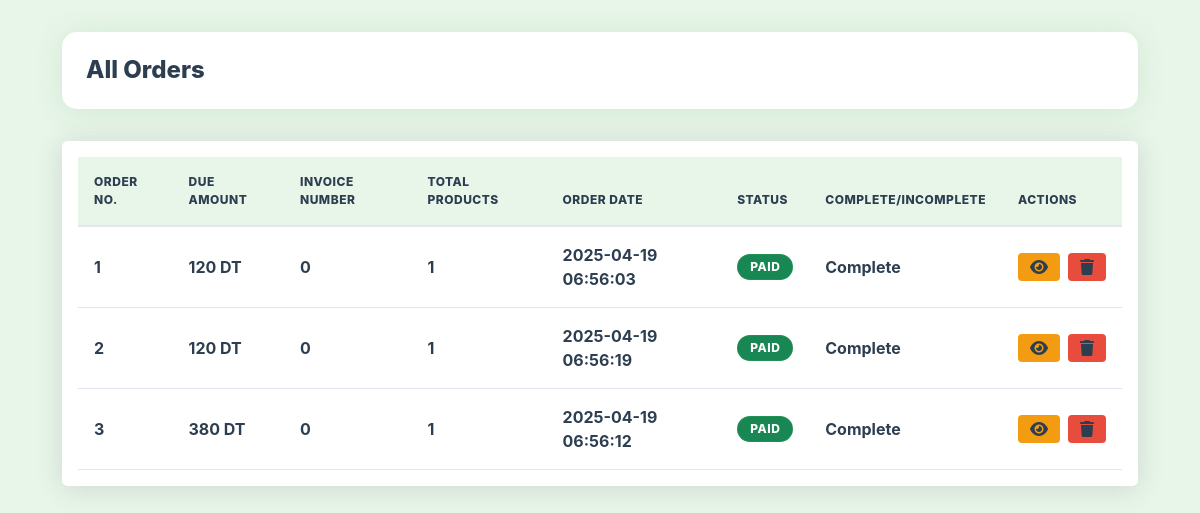
Screenshot of /admin/list_orders.php with the database file from the repository.
### tables this page shows
CREATE TABLE `user_orders` (
  `order_id` int(11) NOT NULL,
  `user_id` int(11) NOT NULL,
  `amount_due` int(255) NOT NULL,
  `invoice_number` int(255) NOT NULL,
  `total_products` int(255) NOT NULL,
  `order_date` timestamp NOT NULL DEFAULT current_timestamp() ON UPDATE current_timestamp(),
  `order_status` varchar(255) NOT NULL,
  `payment_method` varchar(50) NOT NULL
);

### admin/list_orders.php (the view, shortened to what this page needs)
<!DOCTYPE html>
<html lang="en">
<head>
    <link href="https://cdn.jsdelivr.net/npm/bootstrap@5.3.2/dist/css/bootstrap.min.css" rel="stylesheet">
    <link rel="stylesheet" href="https://cdnjs.cloudflare.com/ajax/libs/font-awesome/6.4.0/css/all.min.css">
    <link rel="stylesheet" href="styleadmin.css">
</head>
<body>
    <div class="container page-container">
        <div class="page-header">
            <h2 class="page-title">All Orders</h2>
        </div>
        <div class="table-responsive">
            <table class="table table-hover">
                <thead class="table-dark">
                    <?php
                    $get_order_query = "SELECT * FROM `user_orders`";
                    $get_order_result = mysqli_query($con, $get_order_query);
                    $row_count = mysqli_num_rows($get_order_result);
                    if($row_count > 0){
                        echo "
                        <tr>
                            <th>Order No.</th>
                            <th>Due Amount</th>
                            <th>Invoice Number</th>
                            <th>Total Products</th>
                            <th>Order Date</th>
                            <th>Status</th>
                            <th>Complete/Incomplete</th>
                            <th>Actions</th>
                        </tr>
                        ";
                    }
                    ?>
                </thead>
                <tbody>
                    <?php
                    if ($row_count == 0) {
                        echo "<tr><td colspan='8' class='text-center py-4'>No orders found</td></tr>";
                    } else {
                        $id_number = 1;
                        while ($row_fetch_orders = mysqli_fetch_array($get_order_result)) {
                            $order_id = $row_fetch_orders['order_id'];
                            $amount_due = $row_fetch_orders['amount_due'];
                            $invoice_number = $row_fetch_orders['invoice_number'];
                            $total_products = $row_fetch_orders['total_products'];
                            $order_date = $row_fetch_orders['order_date'];
                            $order_status = $row_fetch_orders['order_status'];
                            $order_complete = $row_fetch_orders['order_status'] == 'paid' ? 'Complete' : 'Incomplete';
                            $status_badge_class = $order_status == 'paid' ? 'bg-success' : 'bg-warning text-dark';
                            echo "
                            <tr>
                                <td>$id_number</td>
                                <td>$amount_due DT</td>
                                <td>$invoice_number</td>
                                <td>$total_products</td>
                                <td>$order_date</td>
                                <td><span class='badge $status_badge_class'>$order_status</span></td>
                                <td>$order_complete</td>
                                <td>
                                    <div class='d-flex gap-2'>
                                        <button class='btn btn-action btn-view' data-bs-toggle='modal' data-bs-target='#viewModal_$order_id'>
                                            <i class='fas fa-eye'></i>
                                        </button>
                                        <button class='btn btn-action btn-delete' data-bs-toggle='modal' data-bs-target='#deleteModal_$order_id'>
                                            <i class='fas fa-trash'></i>
                                        </button>";
                            echo "
                                    </div>
                                    <div class='modal fade' id='viewModal_$order_id' tabindex='-1' aria-labelledby='viewModal_$order_id.Label' aria-hidden='true'>
                                        <div class='modal-dialog modal-dialog-centered modal-lg'>
                                            <div class='modal-content'>
                                                    <h5 class='modal-title' id='viewModal_$order_id.Label'>Order Details</h5>
                                                <div class='modal-body'>
                                                            <p><strong>Order ID:</strong> $order_id</p>
                                                            <p><strong>Invoice Number:</strong> $invoice_number</p>
                                                            <p><strong>Order Date:</strong> $order_date</p>
                                                            <p><strong>Amount Due:</strong> $amount_due DT</p>
                                                            <p><strong>Total Products:</strong> $total_products</p>
                                                            <p><strong>Status:</strong> <span class='badge $status_badge_class'>$order_status</span></p>
                                                    <div class='table-responsive'>
                                                        <table class='table table-sm table-bordered'>
                                                            <tbody>";
                            echo "
                                                            </tbody>
                                                        </table>
                                                    </div>
                                                </div>
                                                <div class='modal-footer'>
                                                    <button type='button' class='btn btn-secondary' data-bs-dismiss='modal'>Close</button>";
                            echo "
                                                </div>
                                            </div>
                                        </div>
                                    </div>
                                    <div class='modal fade' id='deleteModal_$order_id' tabindex='-1' aria-labelledby='deleteModal_$order_id.Label' aria-hidden='true'>
                                        <div class='modal-dialog modal-dialog-centered'>
                                            <div class='modal-content'>
                                                <div class='modal-body'>
                                                    <div class='text-center mb-4'>
                                                        <i class='fas fa-exclamation-circle text-danger' style='font-size: 3rem;'></i>
                                                    </div>
                                                    <h4 class='text-center mt-3'>Are you sure you want to delete this order?</h4>
                                                    <p class='text-center text-muted'>Order #$id_number with invoice number <strong>$invoice_number</strong></p>
                                                    <p class='text-center text-muted'>This action cannot be undone.</p>
                                                    <div class='d-flex justify-content-center gap-3 mt-4'>
                                                        <button type='button' class='btn btn-secondary' data-bs-dismiss='modal'>Cancel</button>
                                                        <a href='index.php?delete_order=$order_id' class='btn btn-danger'>Delete</a>
                                                    </div>
                                                </div>
                                            </div>
                                        </div>
                                    </div>
                                </td>
                            </tr>
                            ";
                            $id_number++;
                        }
                    }
                    ?>
                </tbody>
            </table>
        </div>
    </div>
</body>
</html>

### admin/styleadmin.css (style rules this page uses)
:root { --primary-color: #4CAF50; --secondary-color: #45a049; --dark-color: #2c3e50; --light-color: #e8f5e9; --danger-color: #e74c3c; --warning-color: #f39c12; --sidebar-color: #4CAF50; --sidebar-hover: #45a049; --navbar-color: #4CAF50; --navbar-hover: #45a049; --card-shadow: 0 0.15rem 1.75rem 0 rgba(76, 175, 80, 0.15); --transition: all 0.3s ease; --blur-effect: blur(10px); }
body { background-color: var(--light-color); font-family: 'Nunito', -apple-system, BlinkMacSystemFont, 'Segoe UI', Roboto, 'Helvetica Neue', Arial, sans-serif; font-weight: 700; color: var(--dark-color); }
.table { margin-bottom: 0; }
.table th { background-color: var(--light-color); border-bottom: 2px solid #e3e6f0; font-weight: 800; color: var(--dark-color); text-transform: uppercase; font-size: 0.75rem; letter-spacing: 0.5px; padding: 1rem; }
.table td { vertical-align: middle; padding: 1rem; color: var(--dark-color); font-weight: 700; border-bottom: 1px solid #e3e6f0; }
.badge { padding: 0.5em 1em; border-radius: 50px; font-weight: 800; font-size: 0.75rem; text-transform: uppercase; letter-spacing: 0.5px; background: rgba(255, 255, 255, 0.8); backdrop-filter: var(--blur-effect); -webkit-backdrop-filter: var(--blur-effect); border: 1px solid rgba(255, 255, 255, 0.2); }
.page-title { font-size: 1.5rem; font-weight: 800; color: var(--dark-color); margin: 0; }
.btn-delete { background-color: var(--danger-color); color: white; border: none; }
.btn-action { padding: 0.375rem 0.75rem; border-radius: 0.25rem; transition: var(--transition); display: inline-flex; align-items: center; justify-content: center; gap: 0.5rem; font-weight: 800; font-size: 0.875rem; }
.btn-action i { font-size: 1rem; color: var(--dark-color); opacity: 1; }
.btn-view { background-color: var(--warning-color); color: #000; border: none; }
.table-responsive { background-color: white; border-radius: 0.35rem; box-shadow: 0 0.15rem 1.75rem rgba(58, 59, 69, 0.15); padding: 1rem; }
.table th { background-color: var(--light-color); font-weight: 800; color: var(--dark-color); border-bottom: 2px solid #e3e6f0; }
.table td { vertical-align: middle; color: var(--dark-color); }
.page-container { padding: 2rem; }
.page-header { display: flex; justify-content: space-between; align-items: center; margin-bottom: 2rem; padding: 1.5rem; background: white; border-radius: 15px; box-shadow: var(--card-shadow); }
.badge { background: rgba(255, 255, 255, 0.8); backdrop-filter: var(--blur-effect); -webkit-backdrop-filter: var(--blur-effect); border: 1px solid rgba(76, 175, 80, 0.2); }

### rows the page displays
user_orders: amount_due "120", invoice_number "0", total_products "1", order_date "2025-04-19 06:56:03", order_status "PAID", order_status "Complete"
user_orders: amount_due "120", invoice_number "0", total_products "1", order_date "2025-04-19 06:56:19", order_status "PAID", order_status "Complete"
user_orders: amount_due "380", invoice_number "0", total_products "1", order_date "2025-04-19 06:56:12", order_status "PAID", order_status "Complete"
